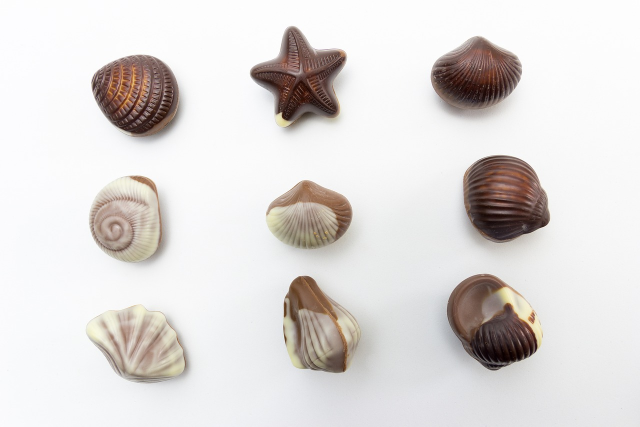
#> input picture image.png, 1280 x 853 px (shown at 1/2 size)
$ python -i metodos.py   (imports and definitions only)
#> lines starting #> are read from the running program, lines starting #| are printed output that depends on the picture; after the words box and inside, x2 and y2 are one past the last pixel; in counts of white or black regions, pixels touching at a corner belong together
import cv2
import matplotlib.pyplot as plt
import numpy as np


import cv2
import os


# [831 lines left out: functions getImage, convert_RGB, gray_image, binary_image, normal_image, convert_gray_scale and 25 more, not called in this run]


def segmentation_watershed(input_path: str, output_path: str = '', save: bool = False, show: bool = False):

    # Cargar la imagen en color
#> called with input_path = 'image.png', output_path = '', save = False, show = False
    image = cv2.imread(input_path)
#> image is the input picture: shape (853, 1280, 3); mean B, G, R 217.7, 219.3, 223

    # Verificar si la imagen se cargó correctamente
    if image is None:
        raise ValueError(
            f"Error: No se pudo cargar la imagen '{input_path}'. Verifica la ruta y el formato del archivo.")

    # Convertir la imagen a escala de grises
    gray = cv2.cvtColor(image, cv2.COLOR_BGR2GRAY)
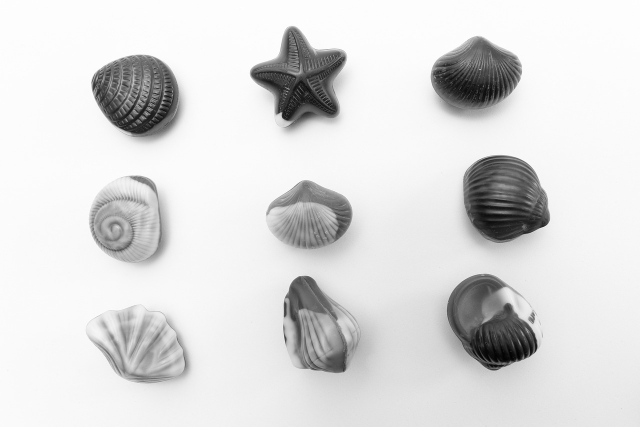
#> gray: shape (853, 1280) (shown at 1/2 size); min 1, max 255, mean 220.2

    _, thresholded_image = cv2.threshold(
        gray, 0, 255, cv2.THRESH_BINARY_INV + cv2.THRESH_OTSU)
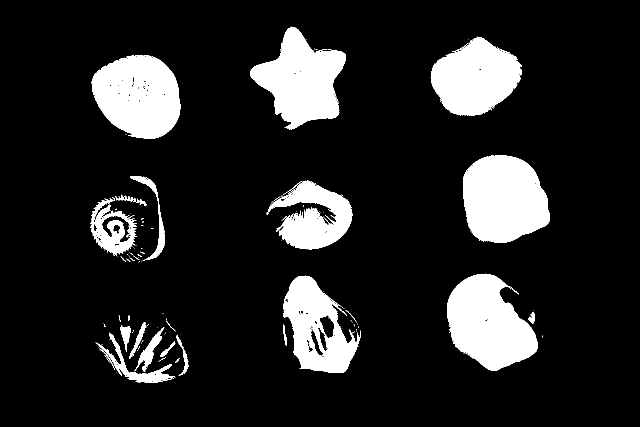
#> thresholded_image: shape (853, 1280) (shown at 1/2 size); 14% white; 157 white regions (127 under 20 px), largest, box (x1, y1, x2, y2) and area: (926, 310, 1100, 486) 23981, (894, 547, 1075, 741) 23155, (183, 110, 361, 278) 22153

    # Hallar los contornos
    dist_transform = cv2.distanceTransform(thresholded_image, cv2.DIST_L2, 5)
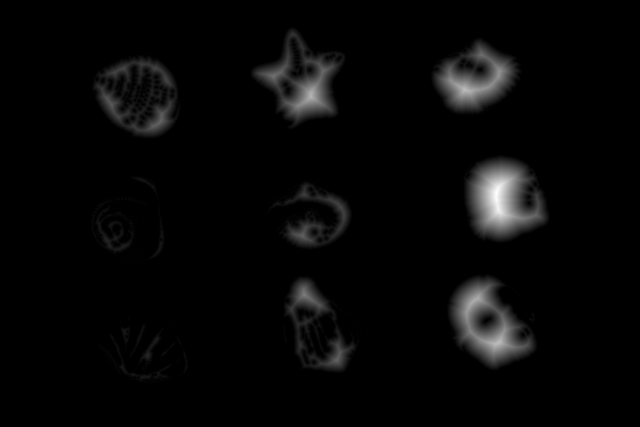
#> dist_transform: shape (853, 1280) float32 (shown at 1/2 size); min 0, max 66, mean 1.8; drawn with min black and max white
    _, markers = cv2.threshold(
        dist_transform, 0.7*dist_transform.max(), 255, 0)
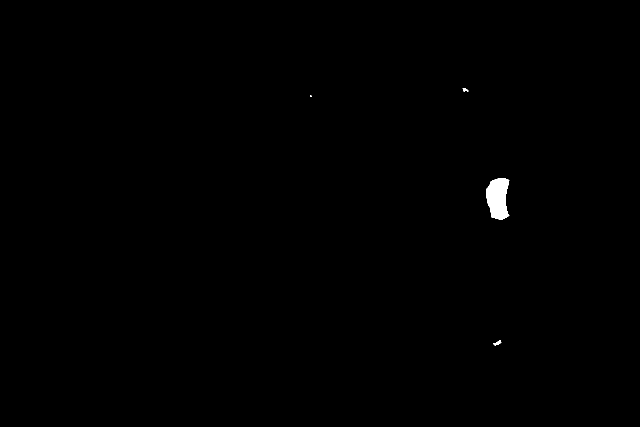
#> markers: shape (853, 1280) float32 (shown at 1/2 size); 0.28% white; 4 white regions (1 under 20 px), largest, box (x1, y1, x2, y2) and area: (973, 356, 1019, 440) 2913, (986, 680, 1003, 691) 87, (925, 176, 937, 183) 55

    # Aplicar watershed
    markers = np.int32(markers)
    cv2.watershed(image, markers)

    # Marcamos los bordes en color rojo
    image[markers == -1] = [0, 0, 255]
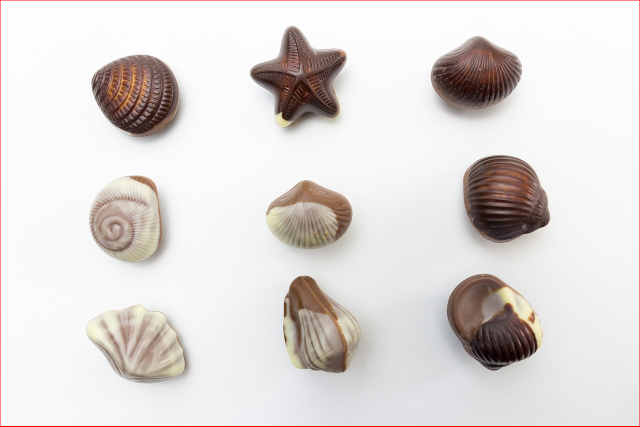
#> image: shape (853, 1280, 3) (shown at 1/2 size); 0.39% of pixels changed, all inside (x1, y1, x2, y2) = (0, 0, 1280, 853)

    # Mostrar la imagen segmentada
    # cv2.imshow('Segmentación con Watershed', image)
    # cv2.waitKey(0)
    # cv2.destroyAllWindows()
    if show:
        plt.title('Segmentación con Watershed')
        plt.imshow(image, cmap='gray')
        plt.axis('off')  # Ocultar los ejes
        plt.show()


# [256 lines left out: functions region_growing, segmentation_region_growing, segmentation_watershed_contours, segmentation_by_color, segmentation_by_color_range, apply_binary_mask, not called in this run]

    # return result

>>> result = segmentation_watershed('image.png')
